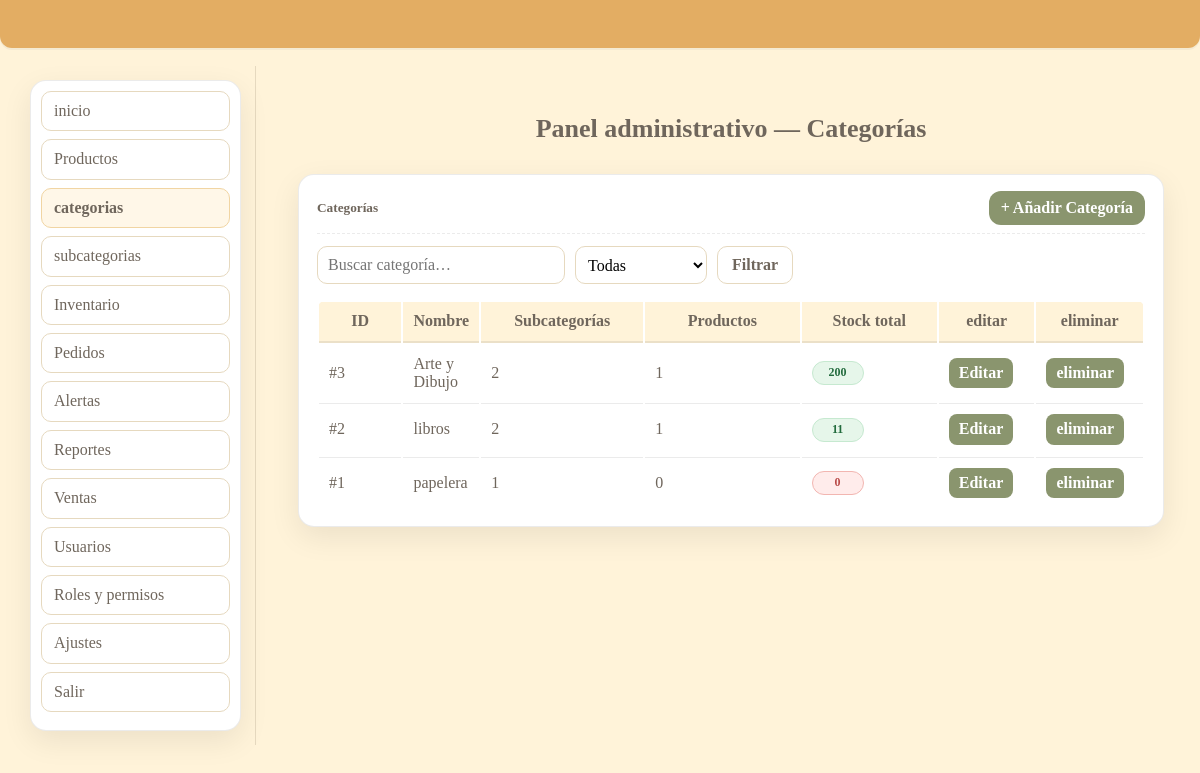
The app's page /admin/categorias/index.php (signed in) with its own data.
### tables this page shows
CREATE TABLE `categoria` (
  `id_categoria` smallint(5) UNSIGNED NOT NULL,
  `nombre` varchar(100) NOT NULL
);

### admin/categorias/index.php (the view, shortened to what this page needs)
<?php
include(__DIR__ . '/../../includes/db.php');
$HAS_ACL = file_exists(__DIR__ . '/../includes/acl.php');
if ($HAS_ACL) {
  require_once __DIR__ . '/../includes/acl.php';
} else {
  if (!function_exists('can')) { function can($k){ return true; } }
}
$q        = trim($_GET['q'] ?? '');
$has_prod = $_GET['has'] ?? '';
$page     = max(1, (int)($_GET['page'] ?? 1));
$perPage  = 15;
$offset   = ($page - 1) * $perPage;
function h($s){ return htmlspecialchars((string)$s, ENT_QUOTES, 'UTF-8'); }
$baseFrom = "
  FROM categoria c
  LEFT JOIN subcategoria sc          ON sc.id_categoria   = c.id_categoria
  LEFT JOIN producto p               ON p.id_subcategoria = sc.id_subcategoria
  LEFT JOIN inventario i             ON i.id_producto     = p.id_producto
";
$where = []; $params = []; $types = '';
$whereSql = $where ? ('WHERE '.implode(' AND ', $where)) : '';
$having = [];
$havingSql = $having ? ('HAVING '.implode(' AND ', $having)) : '';
$sqlList = "
  SELECT
    c.id_categoria,
    c.nombre,
    COUNT(DISTINCT sc.id_subcategoria)         AS subcategorias,
    COUNT(DISTINCT p.id_producto)              AS productos,
    COALESCE(SUM(i.stock_actual),0)            AS stock_total
  $baseFrom
  $whereSql
  GROUP BY c.id_categoria, c.nombre
  $havingSql
  ORDER BY c.nombre ASC
  LIMIT ? OFFSET ?
";
$typesList = $types . 'ii';
$paramsList = $params; $paramsList[] = $perPage; $paramsList[] = $offset;
$st = $conexion->prepare($sqlList);
$st->bind_param($typesList, ...$paramsList);
$st->execute();
$rows = $st->get_result()->fetch_all(MYSQLI_ASSOC);
?>
<!doctype html>
<html lang="es">
<head>
  <link rel="stylesheet" href="https://cdnjs.cloudflare.com/ajax/libs/normalize/8.0.1/normalize.min.css">
  <link rel="stylesheet" href="https://cdnjs.cloudflare.com/ajax/libs/skeleton/2.0.4/skeleton.min.css">
  <link rel="stylesheet" href="/libreria_lapicito/css/style.css">
</head>
<body>
  <div class="barra"></div>
  <div class="prod-shell">
    <aside class="prod-side">
      <ul class="prod-nav">
        <li><a  href="/libreria_lapicito/admin/index.php">inicio</a></li>
        <?php if (can('productos.ver')): ?>
        <li><a href="/libreria_lapicito/admin/productos/">Productos</a></li>
        <?php endif; ?>
        <li><a class="active" href="/libreria_lapicito/admin/categorias/">categorias</a></li>
        <?php if (can('inventario.ver')): ?>
           <li><a href="/libreria_lapicito/admin/subcategorias/">subcategorias</a></li>
        <li><a href="/libreria_lapicito/admin/inventario/">Inventario</a></li>
        <?php endif; ?>
        <?php if (can('pedidos.aprobar')): ?>
        <li><a href="/libreria_lapicito/admin/pedidos/">Pedidos</a></li>
        <?php endif; ?>
        <?php if (can('alertas.ver')): ?>
        <li><a href="/libreria_lapicito/admin/alertas/">Alertas</a></li>
        <?php endif; ?>
        <?php if (can('reportes.detallados') || can('reportes.simple')): ?>
        <li><a href="/libreria_lapicito/admin/reportes/">Reportes</a></li>
        <?php endif; ?>
         <?php if (can('ventas.rapidas')): ?>
        <li><a href="/libreria_lapicito/admin/ventas/">Ventas</a></li>
        <?php endif; ?>
        <?php if (can('usuarios.gestionar') || can('usuarios.crear_empleado')): ?>
        <li><a href="/libreria_lapicito/admin/usuarios/">Usuarios</a></li>
        <?php endif; ?>
        <?php if (can('usuarios.gestionar')): ?>
        <li><a href="/libreria_lapicito/admin/roles/">Roles y permisos</a></li>
        <?php endif; ?>
        <li><a href="/libreria_lapicito/admin/ajustes/">Ajustes</a></li>
        <li><a href="/libreria_lapicito/admin/logout.php">Salir</a></li>
      </ul>
    </aside>
    <main class="prod-main">
      <div class="inv-title">Panel administrativo — Categorías</div>
      <div class="prod-card">
        <div class="prod-head">
          <h5>Categorías</h5>
          <?php if (can('categorias.crear')): ?>
            <a class="btn-add" href="/libreria_lapicito/admin/categorias/crear.php">+ Añadir Categoría</a>
          <?php endif; ?>
        </div>
        <form class="prod-filters" method="get">
          <input class="input-search" type="text" name="q" value="<?= h($q) ?>" placeholder="Buscar categoría…">
          <select name="has" title="Filtrar por productos">
            <option value=""   <?= $has_prod===''    ? 'selected' : '' ?>>Todas</option>
          </select>
          <button class="btn-filter" type="submit">Filtrar</button>
        </form>
        <div class="table-wrap">
          <table class="u-full-width">
            <thead>
              <tr>
                <th style="width:80px">ID</th>
                <th>Nombre</th>
                <th style="width:160px">Subcategorías</th>
                <th style="width:160px">Productos</th>
                <th style="width:140px">Stock total</th>
                <th style="width:80px">editar</th>
                <th style="width:90px">eliminar</th>
              </tr>
            </thead>
            <tbody>
              <?php foreach($rows as $r): ?>
                <tr>
                  <td>#<?= (int)$r['id_categoria'] ?></td>
                  <td><?= h($r['nombre']) ?></td>
                  <td><?= (int)$r['subcategorias'] ?></td>
                  <td><?= (int)$r['productos'] ?></td>
                  <td>
                    <?php $st = (int)$r['stock_total'];
                      if ($st<=0) echo '<span class="badge no">0</span>';
                      else         echo '<span class="badge ok">'.$st.'</span>';
                    ?>
                  </td>
                  <td>
                    <a class="btn-sm" href="/libreria_lapicito/admin/categorias/editar.php?id=<?= (int)$r['id_categoria'] ?>">Editar</a>
                  </td>
                  <td>
                    <a class="btn-sm" href="/libreria_lapicito/admin/categorias/eliminar.php?id=<?= (int)$r['id_categoria'] ?>">eliminar</a>
                  </td>
                </tr>
              <?php endforeach; ?>
            </tbody>
          </table>
        </div>
      </div>
    </main>
  </div>
</body>
</html>

### records on screen
categoria: id_categoria "3", nombre "Arte y Dibujo", subcategorias "2", productos "1", st "200"
categoria: id_categoria "2", nombre "libros", subcategorias "2", productos "1", st "11"
categoria: id_categoria "1", nombre "papelera", subcategorias "1", productos "0"
